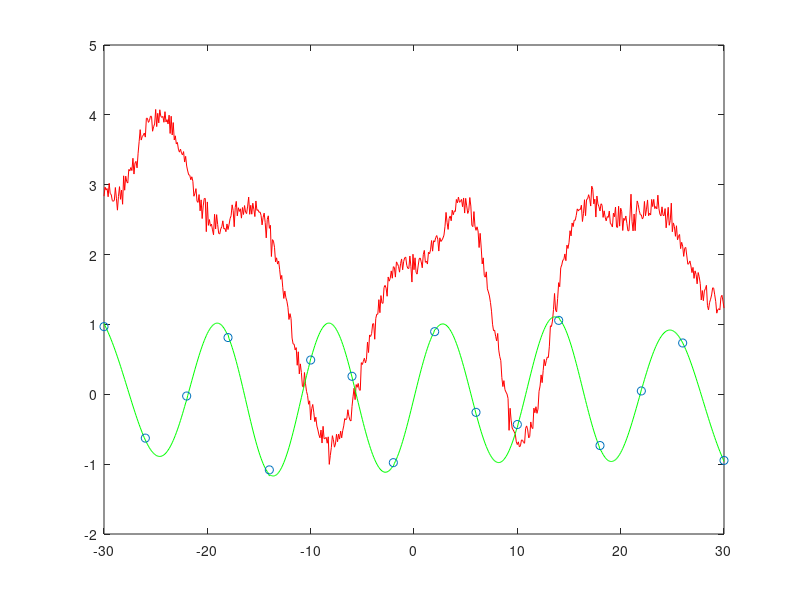

Recreate this plot in MATLAB.
clear all;
clc;
close all;

points = [-30 : 0.1 : 30]';


l = 6/sqrt(2);

signal_std = 2;
noise = 0.1;

kernel_ = signal_std^2 * exp (- squareform(pdist(points)).^2 / (2 * l^2) ) + noise^2 * eye(numel(points));
mean_ = zeros(numel(points), 1);

R_prior = mvnrnd( mean_ , kernel_, 1);

plot(points, R_prior,'r');
hold on;
% axis([1 100 -20 20]);


frequency = 40;
points_train = points(1 : frequency : end);
points_train_target = sin(points_train) + 0.05 * randn(size(points_train));



% Sequential Implementation
count = 1;
for indexing = 1 : frequency : size(points, 1);
	coeff = 1 / kernel_(indexing, indexing) + noise^2 * eye(numel(indexing));
	mean_ = mean_ + kernel_(:, indexing) * coeff * (points_train_target(count) - mean_(indexing));	
	kernel_ = kernel_ - kernel_(:, indexing) * coeff * kernel_(indexing, :) + noise^2;
	count = count + 1;
end

% % Implementation in one Stroke
% indexing = 1 : frequency : size(points, 1);
% coeff = pinv(kernel_(indexing, indexing) + noise^2 * eye(numel(indexing)));
% mean_ = mean_ + kernel_(:, indexing) * coeff * (points_train_target - mean_(indexing));	
% kernel_ = kernel_ - kernel_(:, indexing) * coeff * kernel_(indexing, :) + noise^2;


% R_post = mvnrnd( mean_, kernel_, 1);

plot(points, mean_, 'g')
% plot(points, R_post,'g');
hold on;
scatter(points_train, points_train_target)
